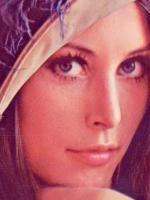

Write Python code to recreate this figure.
import cv2
import numpy as np
import matplotlib.pyplot as plt


def view_img(img, window):
    plt.imshow(img)
    plt.title(window)
    plt.show()


def view_image(img, window):
    cv2.namedWindow(window)
    cv2.imshow(window, img)
    cv2.waitKey(0)
    cv2.destroyAllWindows()


if __name__ == '__main__':
    lena = cv2.imread("./lena.jpg")
    match = lena[200:400, 200:350, :]
    view_image(lena, "lena")
    view_image(match, "match")

    cv2.imwrite("./match.jpg", match)

    th, tw, ch = match.shape
    result = cv2.matchTemplate(lena, match, cv2.TM_CCOEFF_NORMED)
    min_val, max_val, min_loc, max_loc = cv2.minMaxLoc(result)
    tl = max_loc
    br = (tl[0]+tw, tl[1]+th)
    cv2.rectangle(lena, tl, br, (0, 0, 255), 3)
    view_image(lena, "math lena")

    cv2.imwrite("./match_lena.jpg", lena)
